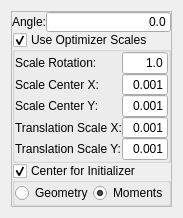
<?xml version="1.0" encoding="UTF-8"?>
<ui version="4.0">
 <class>QmitkCenteredRigid2DTransformControls</class>
 <widget class="QWidget" name="QmitkCenteredRigid2DTransformControls">
  <property name="geometry">
   <rect>
    <x>0</x>
    <y>0</y>
    <width>173</width>
    <height>218</height>
   </rect>
  </property>
  <property name="windowTitle">
   <string>Form</string>
  </property>
  <layout class="QVBoxLayout" name="verticalLayout">
   <item>
    <widget class="QFrame" name="m_CenteredRigid2DTransformFrame">
     <property name="frameShape">
      <enum>QFrame::StyledPanel</enum>
     </property>
     <property name="frameShadow">
      <enum>QFrame::Raised</enum>
     </property>
     <layout class="QVBoxLayout" name="verticalLayout_86">
      <property name="spacing">
       <number>0</number>
      </property>
      <property name="margin">
       <number>0</number>
      </property>
      <item>
       <layout class="QHBoxLayout" name="_159">
        <item>
         <widget class="QLabel" name="textLabel1_8_2_3_2_2_2_3_4_3">
          <property name="font">
           <font>
            <weight>50</weight>
            <bold>false</bold>
           </font>
          </property>
          <property name="text">
           <string>Angle:</string>
          </property>
          <property name="wordWrap">
           <bool>false</bool>
          </property>
         </widget>
        </item>
        <item>
         <widget class="QLineEdit" name="m_AngleCenteredRigid2D">
          <property name="minimumSize">
           <size>
            <width>0</width>
            <height>20</height>
           </size>
          </property>
          <property name="font">
           <font>
            <weight>50</weight>
            <bold>false</bold>
           </font>
          </property>
          <property name="text">
           <string>0.0</string>
          </property>
          <property name="alignment">
           <set>Qt::AlignRight</set>
          </property>
         </widget>
        </item>
       </layout>
      </item>
      <item>
       <widget class="QGroupBox" name="m_UseOptimizerScalesCenteredRigid2D">
        <property name="title">
         <string>Use Optimizer Scales</string>
        </property>
        <property name="flat">
         <bool>true</bool>
        </property>
        <property name="checkable">
         <bool>true</bool>
        </property>
        <layout class="QVBoxLayout" name="verticalLayout_85">
         <property name="spacing">
          <number>0</number>
         </property>
         <property name="margin">
          <number>0</number>
         </property>
         <item>
          <layout class="QHBoxLayout" name="_161">
           <item>
            <layout class="QVBoxLayout" name="_162">
             <item>
              <widget class="QLabel" name="textLabel2_6_3_3_2_2_2_3_4_2">
               <property name="font">
                <font>
                 <weight>50</weight>
                 <bold>false</bold>
                </font>
               </property>
               <property name="text">
                <string>Scale Rotation:</string>
               </property>
               <property name="wordWrap">
                <bool>false</bool>
               </property>
              </widget>
             </item>
             <item>
              <widget class="QLabel" name="textLabel3_5_3_3_2_2_2_3_4_2">
               <property name="font">
                <font>
                 <weight>50</weight>
                 <bold>false</bold>
                </font>
               </property>
               <property name="text">
                <string>Scale Center X:</string>
               </property>
               <property name="wordWrap">
                <bool>false</bool>
               </property>
              </widget>
             </item>
             <item>
              <widget class="QLabel" name="textLabel1_9_2_2_2_2_2_2">
               <property name="font">
                <font>
                 <weight>50</weight>
                 <bold>false</bold>
                </font>
               </property>
               <property name="text">
                <string>Scale Center Y:</string>
               </property>
               <property name="wordWrap">
                <bool>false</bool>
               </property>
              </widget>
             </item>
             <item>
              <widget class="QLabel" name="textLabel11_3_2_2_2_3_3_3">
               <property name="font">
                <font>
                 <weight>50</weight>
                 <bold>false</bold>
                </font>
               </property>
               <property name="text">
                <string>Translation Scale X:</string>
               </property>
               <property name="wordWrap">
                <bool>false</bool>
               </property>
              </widget>
             </item>
             <item>
              <widget class="QLabel" name="textLabel12_3_2_2_2_3_3_3">
               <property name="font">
                <font>
                 <weight>50</weight>
                 <bold>false</bold>
                </font>
               </property>
               <property name="text">
                <string>Translation Scale Y:</string>
               </property>
               <property name="wordWrap">
                <bool>false</bool>
               </property>
              </widget>
             </item>
            </layout>
           </item>
           <item>
            <layout class="QVBoxLayout" name="_163">
             <item>
              <widget class="QLineEdit" name="m_RotationScaleCenteredRigid2D">
               <property name="minimumSize">
                <size>
                 <width>0</width>
                 <height>20</height>
                </size>
               </property>
               <property name="font">
                <font>
                 <weight>50</weight>
                 <bold>false</bold>
                </font>
               </property>
               <property name="text">
                <string>1.0</string>
               </property>
               <property name="alignment">
                <set>Qt::AlignRight</set>
               </property>
              </widget>
             </item>
             <item>
              <widget class="QLineEdit" name="m_CenterXScaleCenteredRigid2D">
               <property name="minimumSize">
                <size>
                 <width>0</width>
                 <height>20</height>
                </size>
               </property>
               <property name="font">
                <font>
                 <weight>50</weight>
                 <bold>false</bold>
                </font>
               </property>
               <property name="text">
                <string>0.001</string>
               </property>
               <property name="alignment">
                <set>Qt::AlignRight</set>
               </property>
              </widget>
             </item>
             <item>
              <widget class="QLineEdit" name="m_CenterYScaleCenteredRigid2D">
               <property name="minimumSize">
                <size>
                 <width>0</width>
                 <height>20</height>
                </size>
               </property>
               <property name="font">
                <font>
                 <weight>50</weight>
                 <bold>false</bold>
                </font>
               </property>
               <property name="text">
                <string>0.001</string>
               </property>
               <property name="alignment">
                <set>Qt::AlignRight</set>
               </property>
              </widget>
             </item>
             <item>
              <widget class="QLineEdit" name="m_TranslationXScaleCenteredRigid2D">
               <property name="minimumSize">
                <size>
                 <width>0</width>
                 <height>20</height>
                </size>
               </property>
               <property name="font">
                <font>
                 <weight>50</weight>
                 <bold>false</bold>
                </font>
               </property>
               <property name="text">
                <string>0.001</string>
               </property>
               <property name="alignment">
                <set>Qt::AlignRight</set>
               </property>
              </widget>
             </item>
             <item>
              <widget class="QLineEdit" name="m_TranslationYScaleCenteredRigid2D">
               <property name="minimumSize">
                <size>
                 <width>0</width>
                 <height>20</height>
                </size>
               </property>
               <property name="font">
                <font>
                 <weight>50</weight>
                 <bold>false</bold>
                </font>
               </property>
               <property name="text">
                <string>0.001</string>
               </property>
               <property name="alignment">
                <set>Qt::AlignRight</set>
               </property>
              </widget>
             </item>
            </layout>
           </item>
          </layout>
         </item>
        </layout>
       </widget>
      </item>
      <item>
       <widget class="QGroupBox" name="m_CenterForInitializerCenteredRigid2D">
        <property name="title">
         <string>Center for Initializer</string>
        </property>
        <property name="flat">
         <bool>true</bool>
        </property>
        <property name="checkable">
         <bool>true</bool>
        </property>
        <layout class="QHBoxLayout" name="horizontalLayout_12">
         <property name="spacing">
          <number>0</number>
         </property>
         <property name="margin">
          <number>0</number>
         </property>
         <item>
          <widget class="QRadioButton" name="m_GeometryCenteredRigid2D">
           <property name="enabled">
            <bool>true</bool>
           </property>
           <property name="minimumSize">
            <size>
             <width>0</width>
             <height>20</height>
            </size>
           </property>
           <property name="font">
            <font>
             <weight>50</weight>
             <bold>false</bold>
            </font>
           </property>
           <property name="text">
            <string>Geometry</string>
           </property>
          </widget>
         </item>
         <item>
          <widget class="QRadioButton" name="m_MomentsCenteredRigid2D">
           <property name="enabled">
            <bool>true</bool>
           </property>
           <property name="minimumSize">
            <size>
             <width>0</width>
             <height>20</height>
            </size>
           </property>
           <property name="font">
            <font>
             <weight>50</weight>
             <bold>false</bold>
            </font>
           </property>
           <property name="text">
            <string>Moments</string>
           </property>
           <property name="checked">
            <bool>true</bool>
           </property>
          </widget>
         </item>
        </layout>
       </widget>
      </item>
     </layout>
    </widget>
   </item>
  </layout>
 </widget>
 <resources/>
 <connections/>
</ui>
